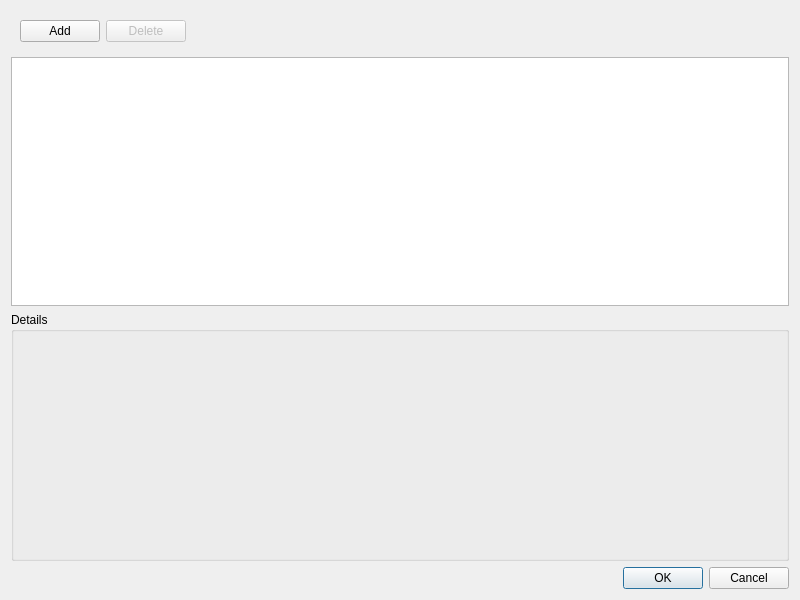
<?xml version="1.0" encoding="UTF-8"?>
<ui version="4.0">
 <class>PtzToursDialog</class>
 <widget class="QDialog" name="PtzToursDialog">
  <property name="geometry">
   <rect>
    <x>0</x>
    <y>0</y>
    <width>800</width>
    <height>600</height>
   </rect>
  </property>
  <property name="minimumSize">
   <size>
    <width>800</width>
    <height>600</height>
   </size>
  </property>
  <property name="windowTitle">
   <string>Manage PTZ Tours...</string>
  </property>
  <property name="modal">
   <bool>true</bool>
  </property>
  <layout class="QVBoxLayout" name="verticalLayout" stretch="0,1,1,0">
   <item>
    <widget class="QWidget" name="buttonsWidget" native="true">
     <layout class="QHBoxLayout" name="horizontalLayout">
      <item>
       <widget class="QPushButton" name="addTourButton">
        <property name="text">
         <string>Add</string>
        </property>
        <property name="icon">
         <iconset resource="../../../x64/build/client.qrc">
          <normaloff>:/skin/buttons/add.png</normaloff>:/skin/buttons/add.png</iconset>
        </property>
       </widget>
      </item>
      <item>
       <widget class="QPushButton" name="deleteTourButton">
        <property name="enabled">
         <bool>false</bool>
        </property>
        <property name="text">
         <string>Delete</string>
        </property>
        <property name="icon">
         <iconset resource="../../../x64/build/client.qrc">
          <normaloff>:/skin/buttons/remove.png</normaloff>:/skin/buttons/remove.png</iconset>
        </property>
       </widget>
      </item>
      <item>
       <spacer name="horizontalSpacer">
        <property name="orientation">
         <enum>Qt::Horizontal</enum>
        </property>
        <property name="sizeHint" stdset="0">
         <size>
          <width>40</width>
          <height>20</height>
         </size>
        </property>
       </spacer>
      </item>
     </layout>
    </widget>
   </item>
   <item>
    <widget class="QnTableView" name="tableView">
     <property name="editTriggers">
      <set>QAbstractItemView::AllEditTriggers</set>
     </property>
     <property name="showDropIndicator" stdset="0">
      <bool>false</bool>
     </property>
     <property name="alternatingRowColors">
      <bool>true</bool>
     </property>
     <property name="selectionMode">
      <enum>QAbstractItemView::SingleSelection</enum>
     </property>
     <property name="selectionBehavior">
      <enum>QAbstractItemView::SelectRows</enum>
     </property>
     <property name="showGrid">
      <bool>false</bool>
     </property>
     <attribute name="horizontalHeaderCascadingSectionResizes">
      <bool>true</bool>
     </attribute>
     <attribute name="horizontalHeaderStretchLastSection">
      <bool>true</bool>
     </attribute>
     <attribute name="verticalHeaderVisible">
      <bool>false</bool>
     </attribute>
    </widget>
   </item>
   <item>
    <widget class="QGroupBox" name="groupBox">
     <property name="title">
      <string>Details</string>
     </property>
     <layout class="QVBoxLayout" name="verticalLayout_2">
      <property name="leftMargin">
       <number>0</number>
      </property>
      <property name="topMargin">
       <number>0</number>
      </property>
      <property name="rightMargin">
       <number>0</number>
      </property>
      <property name="bottomMargin">
       <number>0</number>
      </property>
      <item>
       <widget class="QStackedWidget" name="stackedWidget">
        <widget class="QWidget" name="tourPage">
         <layout class="QVBoxLayout" name="verticalLayout_3">
          <item>
           <widget class="QnPtzTourWidget" name="tourEditWidget" native="true"/>
          </item>
         </layout>
        </widget>
        <widget class="QWidget" name="noTourPage">
         <layout class="QVBoxLayout" name="verticalLayout_4">
          <item>
           <widget class="QLabel" name="label">
            <property name="text">
             <string>No tour selected</string>
            </property>
            <property name="alignment">
             <set>Qt::AlignCenter</set>
            </property>
           </widget>
          </item>
         </layout>
        </widget>
       </widget>
      </item>
     </layout>
    </widget>
   </item>
   <item>
    <widget class="QDialogButtonBox" name="buttonBox">
     <property name="orientation">
      <enum>Qt::Horizontal</enum>
     </property>
     <property name="standardButtons">
      <set>QDialogButtonBox::Cancel|QDialogButtonBox::Ok</set>
     </property>
    </widget>
   </item>
  </layout>
 </widget>
 <customwidgets>
  <customwidget>
   <class>QnTableView</class>
   <extends>QTableView</extends>
   <header location="global">ui/widgets/table_view.h</header>
  </customwidget>
  <customwidget>
   <class>QnPtzTourWidget</class>
   <extends>QWidget</extends>
   <header location="global">ui/widgets/ptz_tour_widget.h</header>
   <container>1</container>
  </customwidget>
 </customwidgets>
 <resources>
  <include location="../../../x64/build/client.qrc"/>
 </resources>
 <connections/>
</ui>
